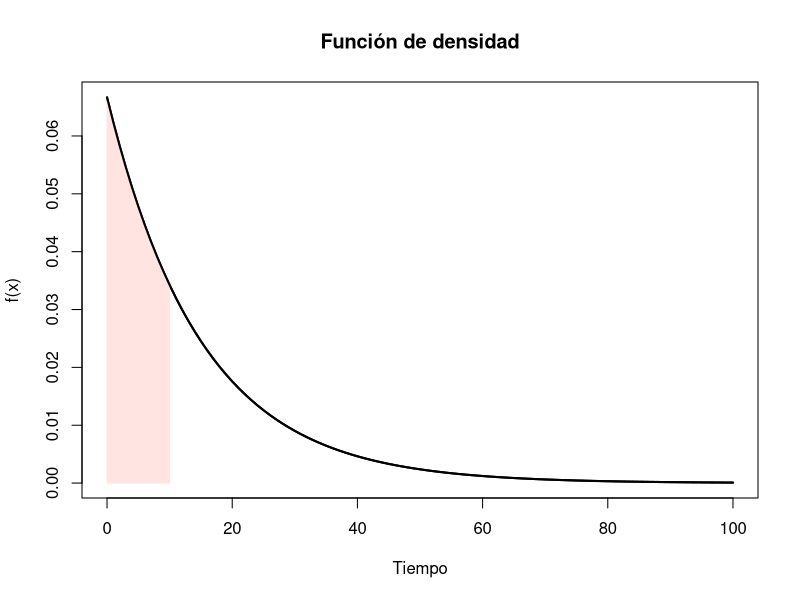
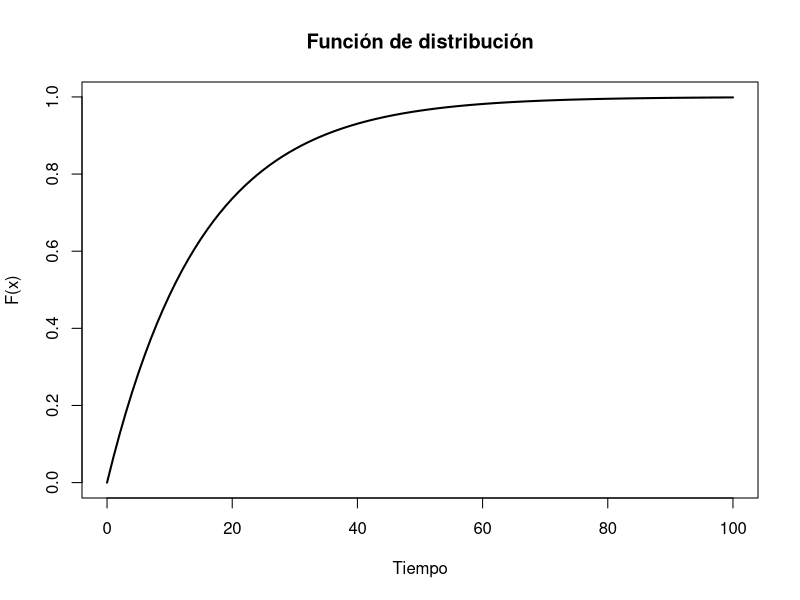

These figures' R source, in order:
## ---- chunk 1
knitr::opts_chunk$set(echo = TRUE)
## ---- chunk 2
#función de densidad
f <- function(x) (1/15)*exp((-1/15)*x)
curve(expr = f, from = 0, to = 100, lwd = 2, xlab = "Tiempo", ylab = "f(x)", main = "Función de densidad")
grid <- seq(from = 0, to = 10, len = 1000)
polygon(x = c(0,grid,10), y = c(0,f(grid),0), col = "mistyrose", border = "mistyrose")
curve(expr = f, from = 0, to = 100, lwd = 2, add = T)
#área bajo la curva
pracma::integral(f,0,10)
## ---- chunk 3
# f.d.p.
f <- function(x) (1/15)*exp(-(1/15)*x)
# función de distribución
G <- function(x) 1 - exp(-(1/15)*x)
# gráfica
curve(expr = G, from = 0, to = 100, lwd = 2, xlab = "Tiempo", ylab = "F(x)", main = "Función de distribución")
